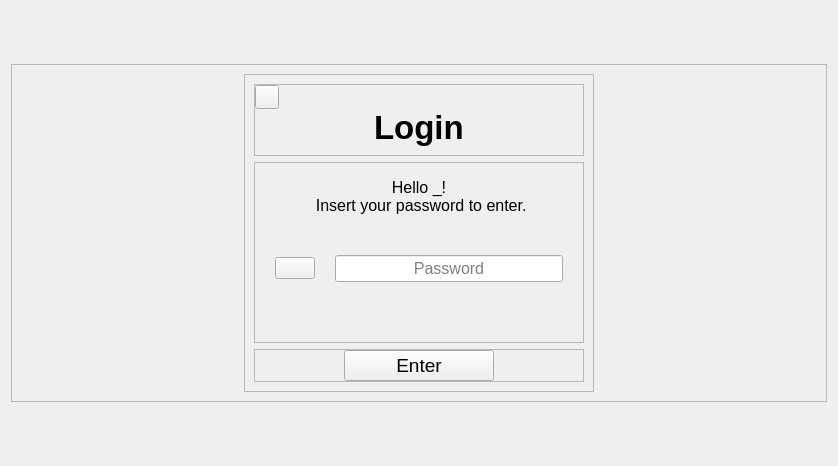
               <widget class="QWidget" name="page_2">
                <layout class="QVBoxLayout" name="verticalLayout_27">
                 <item>
                  <spacer name="verticalSpacer">
                   <property name="orientation">
                    <enum>Qt::Vertical</enum>
                   </property>
                   <property name="sizeType">
                    <enum>QSizePolicy::Expanding</enum>
                   </property>
                   <property name="sizeHint" stdset="0">
                    <size>
                     <width>20</width>
                     <height>53</height>
                    </size>
                   </property>
                  </spacer>
                 </item>
                 <item>
                  <widget class="QFrame" name="frame_7">
                   <property name="frameShape">
                    <enum>QFrame::StyledPanel</enum>
                   </property>
                   <property name="frameShadow">
                    <enum>QFrame::Raised</enum>
                   </property>
                   <layout class="QHBoxLayout" name="horizontalLayout_8">
                    <item>
                     <spacer name="horizontalSpacer_3">
                      <property name="orientation">
                       <enum>Qt::Horizontal</enum>
                      </property>
                      <property name="sizeType">
                       <enum>QSizePolicy::Expanding</enum>
                      </property>
                      <property name="sizeHint" stdset="0">
                       <size>
                        <width>223</width>
                        <height>20</height>
                       </size>
                      </property>
                     </spacer>
                    </item>
                    <item>
                     <widget class="QFrame" name="frm_register">
                      <property name="sizePolicy">
                       <sizepolicy hsizetype="Preferred" vsizetype="Preferred">
                        <horstretch>0</horstretch>
                        <verstretch>0</verstretch>
                       </sizepolicy>
                      </property>
                      <property name="minimumSize">
                       <size>
                        <width>350</width>
                        <height>0</height>
                       </size>
                      </property>
                      <property name="styleSheet">
                       <string notr="true"/>
                      </property>
                      <property name="frameShape">
                       <enum>QFrame::StyledPanel</enum>
                      </property>
                      <property name="frameShadow">
                       <enum>QFrame::Raised</enum>
                      </property>
                      <layout class="QVBoxLayout" name="verticalLayout_9">
                       <property name="leftMargin">
                        <number>9</number>
                       </property>
                       <item alignment="Qt::AlignTop">
                        <widget class="QFrame" name="frm_login_title">
                         <property name="frameShape">
                          <enum>QFrame::StyledPanel</enum>
                         </property>
                         <property name="frameShadow">
                          <enum>QFrame::Raised</enum>
                         </property>
                         <layout class="QVBoxLayout" name="verticalLayout_10">
                          <property name="spacing">
                           <number>0</number>
                          </property>
                          <property name="leftMargin">
                           <number>0</number>
                          </property>
                          <property name="topMargin">
                           <number>0</number>
                          </property>
                          <property name="rightMargin">
                           <number>0</number>
                          </property>
                          <property name="bottomMargin">
                           <number>9</number>
                          </property>
                          <item alignment="Qt::AlignLeft">
                           <widget class="QPushButton" name="btn_return_to_initial_page">
                            <property name="minimumSize">
                             <size>
                              <width>24</width>
                              <height>24</height>
                             </size>
                            </property>
                            <property name="maximumSize">
                             <size>
                              <width>24</width>
                              <height>24</height>
                             </size>
                            </property>
                            <property name="cursor">
                             <cursorShape>PointingHandCursor</cursorShape>
                            </property>
                            <property name="text">
                             <string/>
                            </property>
                            <property name="icon">
                             <iconset>
                              <normaloff>../images/corner-up-left.svg</normaloff>../images/corner-up-left.svg</iconset>
                            </property>
                            <property name="iconSize">
                             <size>
                              <width>24</width>
                              <height>24</height>
                             </size>
                            </property>
                           </widget>
                          </item>
                          <item alignment="Qt::AlignHCenter">
                           <widget class="QLabel" name="lbl_login_title">
                            <property name="font">
                             <font>
                              <pointsize>25</pointsize>
                              <bold>true</bold>
                             </font>
                            </property>
                            <property name="text">
                             <string>Login</string>
                            </property>
                           </widget>
                          </item>
                         </layout>
                        </widget>
                       </item>
                       <item>
                        <widget class="QFrame" name="frm_enter_register">
                         <property name="sizePolicy">
                          <sizepolicy hsizetype="Preferred" vsizetype="Expanding">
                           <horstretch>0</horstretch>
                           <verstretch>0</verstretch>
                          </sizepolicy>
                         </property>
                         <property name="frameShape">
                          <enum>QFrame::StyledPanel</enum>
                         </property>
                         <property name="frameShadow">
                          <enum>QFrame::Raised</enum>
                         </property>
                         <layout class="QVBoxLayout" name="verticalLayout_15">
                          <property name="spacing">
                           <number>0</number>
                          </property>
                          <property name="leftMargin">
                           <number>0</number>
                          </property>
                          <property name="topMargin">
                           <number>15</number>
                          </property>
                          <property name="rightMargin">
                           <number>0</number>
                          </property>
                          <property name="bottomMargin">
                           <number>0</number>
                          </property>
                          <item alignment="Qt::AlignHCenter|Qt::AlignTop">
                           <widget class="QLabel" name="lbl_hello_user">
                            <property name="font">
                             <font>
                              <pointsize>12</pointsize>
                             </font>
                            </property>
                            <property name="text">
                             <string>Hello _!
 Insert your password to enter.</string>
                            </property>
                            <property name="alignment">
                             <set>Qt::AlignCenter</set>
                            </property>
                           </widget>
                          </item>
                          <item>
                           <spacer name="verticalSpacer_6">
                            <property name="orientation">
                             <enum>Qt::Vertical</enum>
                            </property>
                            <property name="sizeHint" stdset="0">
                             <size>
                              <width>20</width>
                              <height>40</height>
                             </size>
                            </property>
                           </spacer>
                          </item>
                          <item>
                           <layout class="QHBoxLayout" name="horizontalLayout_7">
                            <property name="spacing">
                             <number>20</number>
                            </property>
                            <property name="leftMargin">
                             <number>20</number>
                            </property>
                            <property name="rightMargin">
                             <number>20</number>
                            </property>
                            <property name="bottomMargin">
                             <number>20</number>
                            </property>
                            <item>
                             <widget class="QPushButton" name="btn_see_password">
                              <property name="cursor">
                               <cursorShape>PointingHandCursor</cursorShape>
                              </property>
                              <property name="icon">
                               <iconset>
                                <normaloff>../images/eye.svg</normaloff>../images/eye.svg</iconset>
                              </property>
                              <property name="iconSize">
                               <size>
                                <width>24</width>
                                <height>24</height>
                               </size>
                              </property>
                             </widget>
                            </item>
                            <item>
                             <widget class="QLineEdit" name="txt_password_login">
                              <property name="font">
                               <font>
                                <pointsize>12</pointsize>
                               </font>
                              </property>
                              <property name="maxLength">
                               <number>20</number>
                              </property>
                              <property name="echoMode">
                               <enum>QLineEdit::Password</enum>
                              </property>
                              <property name="alignment">
                               <set>Qt::AlignCenter</set>
                              </property>
                              <property name="placeholderText">
                               <string>Password</string>
                              </property>
                             </widget>
                            </item>
                           </layout>
                          </item>
                          <item>
                           <spacer name="verticalSpacer_5">
                            <property name="orientation">
                             <enum>Qt::Vertical</enum>
                            </property>
                            <property name="sizeType">
                             <enum>QSizePolicy::Fixed</enum>
                            </property>
                            <property name="sizeHint" stdset="0">
                             <size>
                              <width>20</width>
                              <height>40</height>
                             </size>
                            </property>
                           </spacer>
                          </item>
                         </layout>
                        </widget>
                       </item>
                       <item alignment="Qt::AlignBottom">
                        <widget class="QFrame" name="frm_enter_btn">
                         <property name="frameShape">
                          <enum>QFrame::StyledPanel</enum>
                         </property>
                         <property name="frameShadow">
                          <enum>QFrame::Raised</enum>
                         </property>
                         <layout class="QHBoxLayout" name="horizontalLayout_19">
                          <property name="spacing">
                           <number>0</number>
                          </property>
                          <property name="leftMargin">
                           <number>0</number>
                          </property>
                          <property name="topMargin">
                           <number>0</number>
                          </property>
                          <property name="rightMargin">
                           <number>0</number>
                          </property>
                          <property name="bottomMargin">
                           <number>0</number>
                          </property>
                          <item alignment="Qt::AlignHCenter">
                           <widget class="QPushButton" name="btn_enter_homepage">
                            <property name="sizePolicy">
                             <sizepolicy hsizetype="Expanding" vsizetype="Fixed">
                              <horstretch>50</horstretch>
                              <verstretch>0</verstretch>
                             </sizepolicy>
                            </property>
                            <property name="minimumSize">
                             <size>
                              <width>150</width>
                              <height>0</height>
                             </size>
                            </property>
                            <property name="maximumSize">
                             <size>
                              <width>150</width>
                              <height>16777215</height>
                             </size>
                            </property>
                            <property name="font">
                             <font>
                              <pointsize>14</pointsize>
                             </font>
                            </property>
                            <property name="cursor">
                             <cursorShape>PointingHandCursor</cursorShape>
                            </property>
                            <property name="text">
                             <string>Enter</string>
                            </property>
                           </widget>
                          </item>
                         </layout>
                        </widget>
                       </item>
                      </layout>
                     </widget>
                    </item>
                    <item>
                     <spacer name="horizontalSpacer_4">
                      <property name="orientation">
                       <enum>Qt::Horizontal</enum>
                      </property>
                      <property name="sizeType">
                       <enum>QSizePolicy::Expanding</enum>
                      </property>
                      <property name="sizeHint" stdset="0">
                       <size>
                        <width>223</width>
                        <height>20</height>
                       </size>
                      </property>
                     </spacer>
                    </item>
                   </layout>
                  </widget>
                 </item>
                 <item>
                  <spacer name="verticalSpacer_4">
                   <property name="orientation">
                    <enum>Qt::Vertical</enum>
                   </property>
                   <property name="sizeType">
                    <enum>QSizePolicy::Expanding</enum>
                   </property>
                   <property name="sizeHint" stdset="0">
                    <size>
                     <width>20</width>
                     <height>53</height>
                    </size>
                   </property>
                  </spacer>
                 </item>
                </layout>
               </widget>
